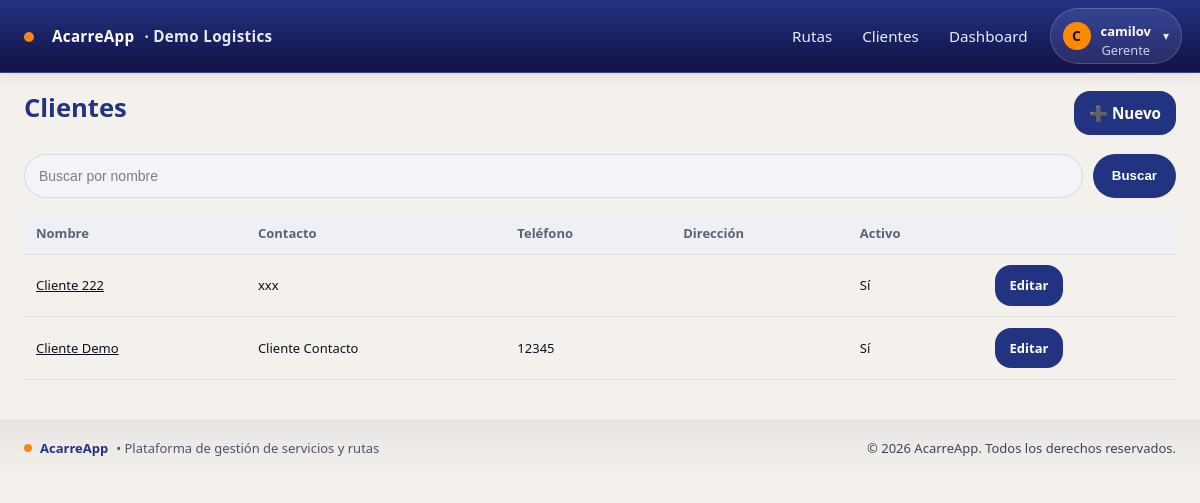
Page /empresa/clientes/ (signed in) on the earlier database version.
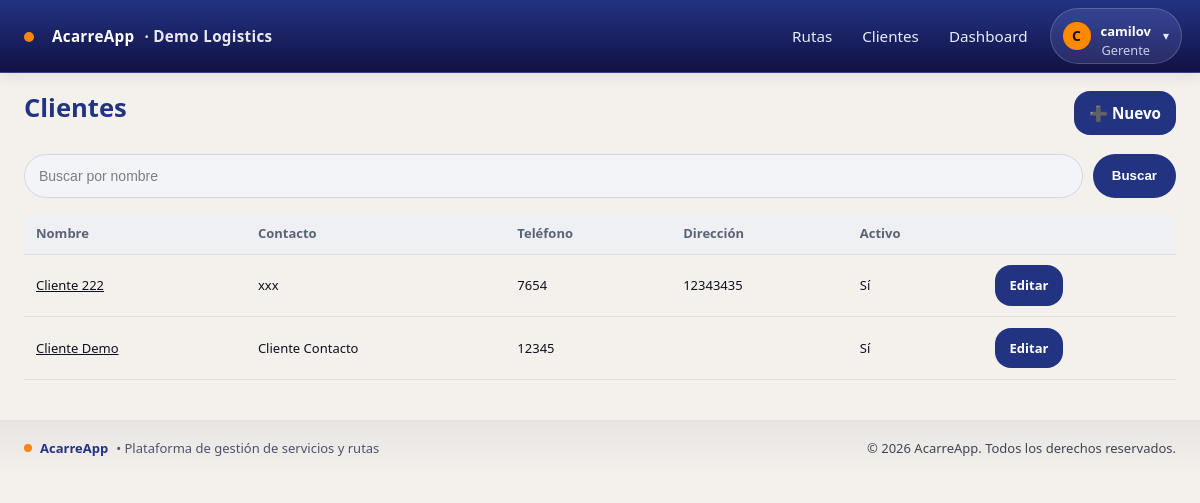
Same page on the later database version.
### empresa/models.py (models this page shows, shortened)
class Cliente(models.Model):
    empresa = models.ForeignKey(Empresa, on_delete=models.PROTECT)
    nombre = models.CharField(max_length=120)
    contacto = models.CharField(max_length=120, blank=True)
    telefono = models.CharField(max_length=50, blank=True)
    direccion = models.CharField(max_length=200, blank=True)
    activo = models.BooleanField(default=True)
    class Meta:
        unique_together = [('empresa','nombre')]
        ordering = ['nombre']

### empresa/views.py (the view)
# urls.py: path("clientes/", ClienteListView.as_view(), name="clientes_list"),
class ClienteListView(GerenteRequiredMixin, LoginRequiredMixin, ListView):
    template_name = "empresa/clientes_list.html"
    context_object_name = "clientes"
    paginate_by = 20
    def get_queryset(self):
        emp = get_current_empresa()
        qs = Cliente.objects.filter(empresa=emp)
        q = self.request.GET.get("q")
        if q:
            qs = qs.filter(nombre__icontains=q)
        return qs.order_by("nombre")

### acarreapp/context_processors.py (called while the page is built)
def vapid_public_key(request):
    return {"VAPID_PUBLIC_KEY": settings.VAPID_PUBLIC_KEY}

### acarreapp/tenancy.py (called while the page is built)
def set_current_empresa(empresa):
    _state.empresa = empresa

def get_current_empresa():
    return getattr(_state, 'empresa', None)

def empresa_context(request):
    return {'empresa_actual': get_current_empresa()}

### acarreapp/views.py (called while the page is built)
    def test_func(self):
        u = self.request.user
        rol = (getattr(getattr(u, "userprofile", None), "rol", "") or "").upper()
        return u.is_superuser or u.is_staff or rol == "GERENTE"

### templates/empresa/clientes_list.html (shortened to what this page needs)
{% extends "base.html" %}
{% block content %}
<div class="page-header">
  <h1 class="m-0">Clientes</h1>
  <a class="btn btn-primary" href="{% url 'empresa:clientes_create' %}">➕ Nuevo</a>
</div>
<form class="search-wrap" method="get" role="search">
  <input class="search-input" name="q" placeholder="Buscar por nombre" value="{{ request.GET.q }}">
  <button class="btn btn-primary search-btn" type="submit">Buscar</button>
</form>
<div class="only-desktop table-scroll">
  <table class="table compact align-middle">
    <thead>
      <tr>
        <th>Nombre</th>
        <th>Contacto</th>
        <th>Teléfono</th>
        <th>Dirección</th>
        <th>Activo</th>
        <th class="text-end"></th>
      </tr>
    </thead>
    <tbody>
      {% for c in clientes %}
      <tr>
        <td><a href="{% url 'empresa:clientes_detail' c.id %}">{{ c.nombre }}</a></td>
        <td>{{ c.contacto }}</td>
        <td>{{ c.telefono }}</td>
        <td>{{ c.direccion }}</td>
        <td>{{ c.activo|yesno:"Sí,No" }}</td>
        <td class="text-end">
          <a class="btn btn-sm btn-outline-secondary" href="{% url 'empresa:clientes_update' c.id %}">Editar</a>
        </td>
      </tr>
      {% empty %}
      <tr><td colspan="6">Sin resultados.</td></tr>
      {% endfor %}
    </tbody>
  </table>
</div>
{% endblock %}

Differences in the rows shown:
changed Cliente "Cliente 222": telefono (not shown) → "7654"; direccion (not shown) → "12343435"
